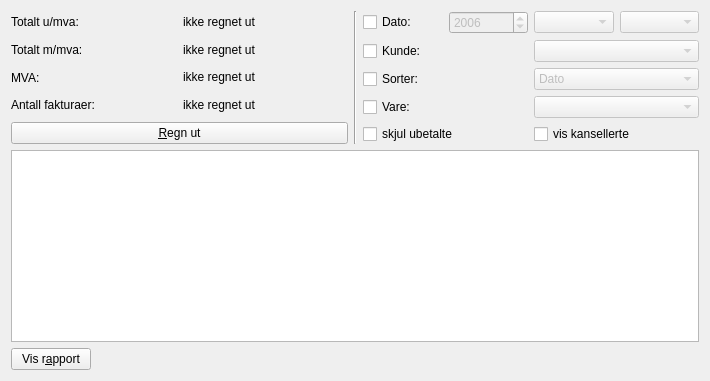
          <widget class="QWidget" name="TabPage_2" >
           <attribute name="title" >
            <string>&amp;Økonomi</string>
           </attribute>
           <layout class="QGridLayout" name="gridLayout_5" >
            <item row="0" column="0" >
             <layout class="QHBoxLayout" name="horizontalLayout_12" >
              <item>
               <layout class="QVBoxLayout" name="verticalLayout_6" >
                <item>
                 <layout class="QHBoxLayout" name="_12" >
                  <item>
                   <widget class="QLabel" name="myndigheteneRegistrertTekst_2_4" >
                    <property name="text" >
                     <string>Totalt u/mva:</string>
                    </property>
                    <property name="wordWrap" >
                     <bool>false</bool>
                    </property>
                   </widget>
                  </item>
                  <item>
                   <widget class="QLabel" name="okonomiRegnskapTotalUMva" >
                    <property name="text" >
                     <string>ikke regnet ut</string>
                    </property>
                    <property name="textFormat" >
                     <enum>Qt::RichText</enum>
                    </property>
                    <property name="wordWrap" >
                     <bool>false</bool>
                    </property>
                   </widget>
                  </item>
                 </layout>
                </item>
                <item>
                 <layout class="QHBoxLayout" name="_15" >
                  <item>
                   <widget class="QLabel" name="myndigheteneRegistrertTekst_2_4_3" >
                    <property name="text" >
                     <string>Totalt m/mva:</string>
                    </property>
                    <property name="wordWrap" >
                     <bool>false</bool>
                    </property>
                   </widget>
                  </item>
                  <item>
                   <widget class="QLabel" name="okonomiRegnskapTotalMMva" >
                    <property name="text" >
                     <string>ikke regnet ut</string>
                    </property>
                    <property name="textFormat" >
                     <enum>Qt::RichText</enum>
                    </property>
                    <property name="wordWrap" >
                     <bool>false</bool>
                    </property>
                   </widget>
                  </item>
                 </layout>
                </item>
                <item>
                 <layout class="QHBoxLayout" name="_13" >
                  <item>
                   <widget class="QLabel" name="textLabel1_9" >
                    <property name="text" >
                     <string>MVA:</string>
                    </property>
                    <property name="wordWrap" >
                     <bool>false</bool>
                    </property>
                   </widget>
                  </item>
                  <item>
                   <widget class="QLabel" name="okonomiRegnskapMoms" >
                    <property name="text" >
                     <string>ikke regnet ut</string>
                    </property>
                    <property name="textFormat" >
                     <enum>Qt::RichText</enum>
                    </property>
                    <property name="wordWrap" >
                     <bool>false</bool>
                    </property>
                   </widget>
                  </item>
                 </layout>
                </item>
                <item>
                 <layout class="QHBoxLayout" name="_14" >
                  <item>
                   <widget class="QLabel" name="textLabel1_9_2" >
                    <property name="text" >
                     <string>Antall fakturaer:</string>
                    </property>
                    <property name="wordWrap" >
                     <bool>false</bool>
                    </property>
                   </widget>
                  </item>
                  <item>
                   <widget class="QLabel" name="okonomiRegnskapAntallFakturaer" >
                    <property name="text" >
                     <string>ikke regnet ut</string>
                    </property>
                    <property name="wordWrap" >
                     <bool>false</bool>
                    </property>
                   </widget>
                  </item>
                 </layout>
                </item>
                <item>
                 <widget class="QPushButton" name="okonomiRegnskapRegnut" >
                  <property name="text" >
                   <string>&amp;Regn ut</string>
                  </property>
                  <property name="shortcut" >
                   <string>Alt+R</string>
                  </property>
                 </widget>
                </item>
               </layout>
              </item>
              <item>
               <widget class="Line" name="line4" >
                <property name="frameShape" >
                 <enum>QFrame::VLine</enum>
                </property>
                <property name="frameShadow" >
                 <enum>QFrame::Sunken</enum>
                </property>
               </widget>
              </item>
              <item>
               <layout class="QVBoxLayout" name="verticalLayout_7" >
                <item>
                 <layout class="QHBoxLayout" name="_7" >
                  <item>
                   <widget class="QCheckBox" name="okonomiAvgrensningerDato" >
                    <property name="text" >
                     <string>Dato:</string>
                    </property>
                   </widget>
                  </item>
                  <item>
                   <widget class="QSpinBox" name="okonomiAvgrensningerDatoAr" >
                    <property name="enabled" >
                     <bool>false</bool>
                    </property>
                    <property name="minimum" >
                     <number>1900</number>
                    </property>
                    <property name="maximum" >
                     <number>3000</number>
                    </property>
                    <property name="value" >
                     <number>2006</number>
                    </property>
                   </widget>
                  </item>
                  <item>
                   <widget class="QComboBox" name="okonomiAvgrensningerDatoManed" >
                    <property name="enabled" >
                     <bool>false</bool>
                    </property>
                    <property name="duplicatesEnabled" >
                     <bool>false</bool>
                    </property>
                   </widget>
                  </item>
                  <item>
                   <widget class="QComboBox" name="okonomiAvgrensningerDatoPeriode" >
                    <property name="enabled" >
                     <bool>false</bool>
                    </property>
                    <property name="duplicatesEnabled" >
                     <bool>false</bool>
                    </property>
                   </widget>
                  </item>
                 </layout>
                </item>
                <item>
                 <layout class="QHBoxLayout" name="_8" >
                  <item>
                   <widget class="QCheckBox" name="okonomiAvgrensningerKunde" >
                    <property name="text" >
                     <string>Kunde:</string>
                    </property>
                   </widget>
                  </item>
                  <item>
                   <widget class="QComboBox" name="okonomiAvgrensningerKundeliste" >
                    <property name="enabled" >
                     <bool>false</bool>
                    </property>
                   </widget>
                  </item>
                 </layout>
                </item>
                <item>
                 <layout class="QHBoxLayout" name="_9" >
                  <item>
                   <widget class="QCheckBox" name="okonomiSorter" >
                    <property name="text" >
                     <string>Sorter:</string>
                    </property>
                   </widget>
                  </item>
                  <item>
                   <widget class="QComboBox" name="okonomiSorterListe" >
                    <property name="enabled" >
                     <bool>false</bool>
                    </property>
                    <item>
                     <property name="text" >
                      <string>Dato</string>
                     </property>
                    </item>
                    <item>
                     <property name="text" >
                      <string>Kunde</string>
                     </property>
                    </item>
                    <item>
                     <property name="text" >
                      <string>Vare</string>
                     </property>
                    </item>
                   </widget>
                  </item>
                 </layout>
                </item>
                <item>
                 <layout class="QHBoxLayout" name="_10" >
                  <item>
                   <widget class="QCheckBox" name="okonomiAvgrensningerVare" >
                    <property name="text" >
                     <string>Vare:</string>
                    </property>
                   </widget>
                  </item>
                  <item>
                   <widget class="QComboBox" name="okonomiAvgrensningerVareliste" >
                    <property name="enabled" >
                     <bool>false</bool>
                    </property>
                   </widget>
                  </item>
                 </layout>
                </item>
                <item>
                 <layout class="QHBoxLayout" name="horizontalLayout_2" >
                  <item>
                   <widget class="QCheckBox" name="okonomiAvgrensningerSkjulUbetalte" >
                    <property name="text" >
                     <string>skjul ubetalte</string>
                    </property>
                   </widget>
                  </item>
                  <item>
                   <widget class="QCheckBox" name="okonomiAvgrensningerVisKansellerte" >
                    <property name="text" >
                     <string>vis kansellerte</string>
                    </property>
                   </widget>
                  </item>
                 </layout>
                </item>
               </layout>
              </item>
             </layout>
            </item>
            <item row="1" column="0" >
             <widget class="QTextBrowser" name="okonomiDetaljregnskap" >
              <property name="sizePolicy" >
               <sizepolicy vsizetype="Expanding" hsizetype="Expanding" >
                <horstretch>0</horstretch>
                <verstretch>1</verstretch>
               </sizepolicy>
              </property>
              <property name="acceptDrops" >
               <bool>false</bool>
              </property>
              <property name="horizontalScrollBarPolicy" >
               <enum>Qt::ScrollBarAlwaysOff</enum>
              </property>
              <property name="openLinks" >
               <bool>false</bool>
              </property>
             </widget>
            </item>
            <item row="2" column="0" >
             <layout class="QHBoxLayout" name="horizontalLayout_13" >
              <item>
               <widget class="QPushButton" name="okonomiFakturaerSkrivut" >
                <property name="text" >
                 <string>Vis r&amp;apport</string>
                </property>
                <property name="shortcut" >
                 <string>Alt+A</string>
                </property>
               </widget>
              </item>
              <item>
               <spacer name="spacer15" >
                <property name="orientation" >
                 <enum>Qt::Horizontal</enum>
                </property>
                <property name="sizeType" >
                 <enum>QSizePolicy::Expanding</enum>
                </property>
                <property name="sizeHint" stdset="0" >
                 <size>
                  <width>608</width>
                  <height>20</height>
                 </size>
                </property>
               </spacer>
              </item>
             </layout>
            </item>
           </layout>
          </widget>
